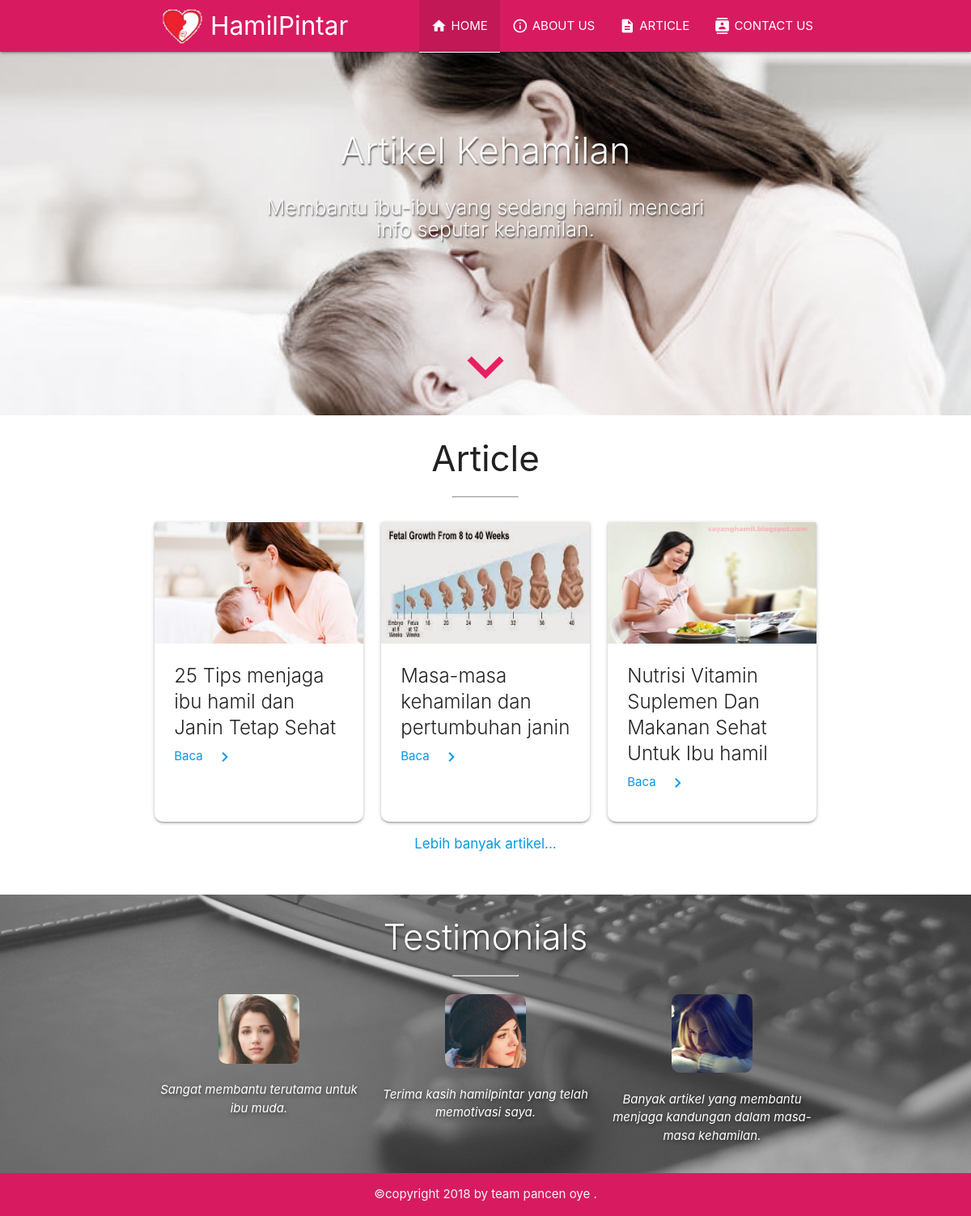
The page / on the database its author committed.
### tables this page shows
CREATE TABLE `artikel` (
  `id` int(11) NOT NULL,
  `gambar` varchar(100) NOT NULL,
  `judul` varchar(100) NOT NULL,
  `isi` varchar(30000) NOT NULL
);

### fungsi/functions.php (called while the page is built, shortened)
<?php
    $conn = mysqli_connect("localhost", "root", "", "hamilpintar");
    function query($query){
        global $conn;
        $result = mysqli_query($conn, $query);
        $rows = [];
        while ( $row = mysqli_fetch_assoc($result) ){
            $rows [] = $row;
        }
        return $rows;
    }
?>

### index.php (the view, shortened to what this page needs)
<?php
  require 'fungsi/functions.php';
  $artikel = query("SELECT * FROM artikel LIMIT 3");
?>
<!DOCTYPE html>
<html lang="en">
<head>
    <link rel="stylesheet" href="css/icon.css">
    <link rel="stylesheet" href="css/materialize.css">
    <link rel="stylesheet" href="css/style/index.css">
</head>
<body>
  <div class="navbar-fixed">
      <nav class="pink darken-1">
        <div class="nav-wrapper">
          <div class="container">
            <a href="index.php" class="brand-logo"><img src="img/logo.jpg"> <span>HamilPintar</span></a>
            <ul class="right hide-on-med-and-down">
              <li class="active"><a href=""><i class="material-icons left" id="icon">home</i>Home</a></li>
              <li><a href="views/about.php"><i class="material-icons left" id="icon">info_outline</i>About Us</a></li>
              <li><a href="views/artikel.php"><i class="material-icons left" id="icon">description</i>Article</a></li>
              <li><a href="views/contact.php"><i class="material-icons left" id="icon">contacts</i>Contact Us</a></li>
            </ul>
          </div>
        </div>
      </nav>
  </div>
  <div class="slider">
    <ul class="slides">
      <li>
        <img src="img/ibu.jpg" style="filter: grayscale(0.7) !important;" class="responsive-img">
        <div class="caption center-align" id="h5">
          <h3>Artikel Kehamilan</h3>
          <h5>Membantu ibu-ibu yang sedang hamil mencari <br> info seputar kehamilan.</h5>
          <e class="center" id="more"><a href="#artikel" class="darken-2 pink-text page-scroll"><i class="large material-icons">expand_more</i></a></e>
        </div>
      </li>
    </ul>
  </div>
  <section id="artikel">
    <div class="container">
      <h3 class="center">Article<hr></h3>
      <div class="row">
        <?php foreach($artikel as $row) : ?>
        <div class="col l4 s12">
          <div class="card">
            <div class="card-image">
              <img src="data/<?= $row["gambar"]; ?>">
            </div>
            <div class="card-content">
              <span class="card-title"><?= $row["judul"]; ?></span>
              <a href="views/baca-index.php?id=<?= $row["id"]; ?>" class="left" id="baca"><i class="material-icons right">chevron_right</i>Baca</a>
            </div>
          </div>
        </div>
        <?php endforeach;?>
        <div class="col l12 s12 center"><a href="views/artikel.php" id="lebih">Lebih banyak artikel...</a></div>
      </div>
    </div>
  </section>
  <div class="parallax-container">
    <div class="parallax"><img src="img/testimoni/bg-testi.jpg"></div>
    <div class="container testi">
      <h3 class="center light white-text">Testimonials <hr></h3>
      <div class="row">
        <div class="col m4 s12 center">
          <img src="img/testimoni/1.png" class="foto" width="100px">
          <p class="parag"><i>Sangat membantu terutama untuk ibu muda.</i></p>
        </div>
        <div class="col m4 s12 center">
          <img src="img/testimoni/2.png" class="foto" width="100px">
          <p class="parag"><i>Terima kasih hamilpintar yang telah memotivasi saya.</i></p>
        </div>
        <div class="col m4 s12 center">
          <img src="img/testimoni/3.png" class="foto" width="100px">
          <p class="parag"><i>Banyak artikel yang membantu menjaga kandungan dalam masa-masa kehamilan.</i></p>
        </div>
      </div>
    </div>
  </div>
  <footer>
    <p class="center">&copy;copyright 2018 by team pancen oye .</p>
  </footer>
</body>
</html>

### css/style/index.css (style rules this page uses)
footer { background-color: #d81b60; color: whitesmoke; overflow: hidden; }
#lebih { font-size: 17px; }
#icon { font-size: 20px; margin-right: 5px; }
.slides img { height: 300px; width: auto; }
.slides h3, .slides h5 { text-shadow: 1px 2px 3px rgba(0,0,0,0.5); font-size: 20px; }
.testi h3 { text-shadow: 1px 2px 3px rgba(0,0,0,0.5); }
hr { width: 80px; }
.parallax-container { margin-top: 50px; height: 30%; }
.slides h3, .slides h5 { color: #fafafa; text-shadow: 1px 1px 5px rgba(0,0,0,.5); }
.foto { border-radius: 10px; }
.parag { color: white; text-shadow: 1px 2px 5px rgba(0,0,0, .5); }
.active { border-bottom: 1px solid white; }
.card-image img { height: 150px; }
.card-content { height: 185px; }
.card { height: 370px; border-bottom-left-radius: 10px; border-bottom-right-radius: 10px; }
.caption h3,h5 { color: #fafafa !important; font-weight: 350; font-size: 35px; text-outline: 1px solid black; text-shadow: 1px 2px 2px rgba(0,0,0,.6) !important; }
#h5 h5 { padding-top: 15px; font-size: 25px; }
#h5 e { margin-top: 110px !important; }
#more { margin-top: 160px; display: block; }
.brand-logo { margin-left: 20px; }
.brand-logo img { width: 25px; margin-top: 7px; margin-right: 10px; }
.brand-logo span { float: right; }
@media (min-width: 992px) { .slides h3, .slides h5 { text-shadow: 1px 2px 3px rgba(0,0,0,0.5); font-size: 30px; } }
@media (min-width: 992px) { .brand-logo img { width: 50px; float: left; margin-top: 7px; margin-right: 10px; } }
@media (min-width: 992px) { .brand-logo span { float: right; } }
@media (min-width: 992px) { .card-image { height: 150px; } }
@media (min-width: 992px) { .card-content { height: 150px; } }
@media (min-width: 992px) { .navbar-fixed ul li a { text-transform: uppercase; } }
@media (min-width: 992px) { .caption h3 { font-size: 45px !important; } }

### rows shown on the page
artikel: gambar (picture), judul "25 Tips menjaga ibu hamil dan Janin Tetap Sehat"
artikel: gambar (picture), judul "Masa-masa kehamilan dan pertumbuhan janin"
artikel: gambar (picture), judul "Nutrisi Vitamin Suplemen Dan Makanan Sehat Untuk Ibu hamil"
